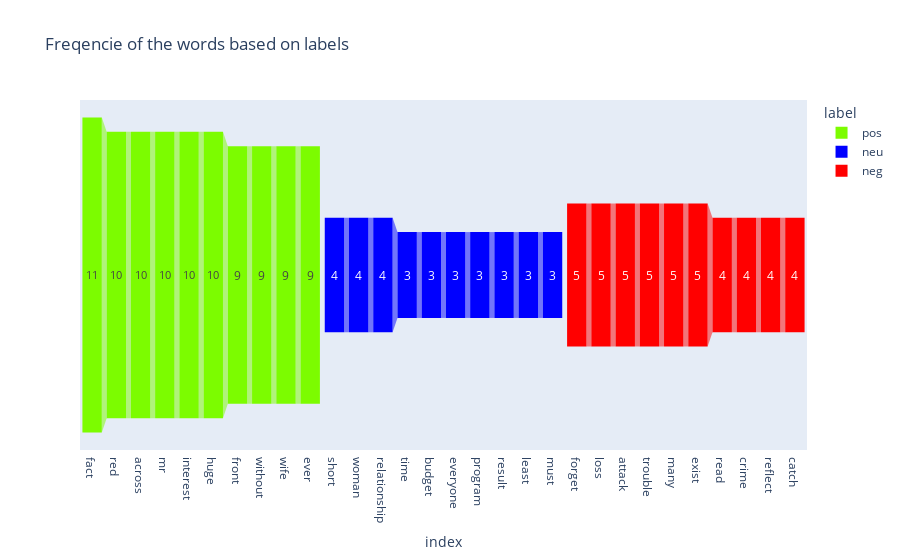

Here is the notebook cell this chart was saved with:
### Code cell
px.funnel(t_df,
          x = 'index',
          y = 'count',
          color='label',
          title = 'Freqencie of the words based on labels',
          color_discrete_map= {'pos': '#7CFC00',
                               'neu': '#0000FF',
                               'neg': '#FF0000'}
          )

### Figure 1 — Plotly figure (JSON) as saved in the notebook; plotly's stock layout.template omitted (floating-point values rounded to 4 significant figures)
{"data": [{"hovertemplate": "label=pos<br>index=%{x}<br>count=%{y}<extra></extra>", "legendgroup": "pos", "marker": {"color": "#7CFC00"}, "name": "pos", "orientation": "v", "showlegend": true, "type": "funnel", "x": ["fact", "red", "across", "mr", "interest", "huge", "front", "without", "wife", "ever"], "xaxis": "x", "y": [11, 10, 10, 10, 10, 10, 9, 9, 9, 9], "yaxis": "y"}, {"hovertemplate": "label=neu<br>index=%{x}<br>count=%{y}<extra></extra>", "legendgroup": "neu", "marker": {"color": "#0000FF"}, "name": "neu", "orientation": "v", "showlegend": true, "type": "funnel", "x": ["short", "woman", "relationship", "time", "budget", "everyone", "program", "result", "least", "must"], "xaxis": "x", "y": [4, 4, 4, 3, 3, 3, 3, 3, 3, 3], "yaxis": "y"}, {"hovertemplate": "label=neg<br>index=%{x}<br>count=%{y}<extra></extra>", "legendgroup": "neg", "marker": {"color": "#FF0000"}, "name": "neg", "orientation": "v", "showlegend": true, "type": "funnel", "x": ["forget", "loss", "attack", "trouble", "many", "exist", "read", "crime", "reflect", "catch"], "xaxis": "x", "y": [5, 5, 5, 5, 5, 5, 4, 4, 4, 4], "yaxis": "y"}], "layout": {"legend": {"title": {"text": "label"}, "tracegroupgap": 0}, "title": {"text": "Freqencie of the words based on labels"}, "xaxis": {"anchor": "y", "domain": [0, 1], "title": {"text": "index"}}, "yaxis": {"anchor": "x", "domain": [0, 1], "title": {"text": "count"}}}}
